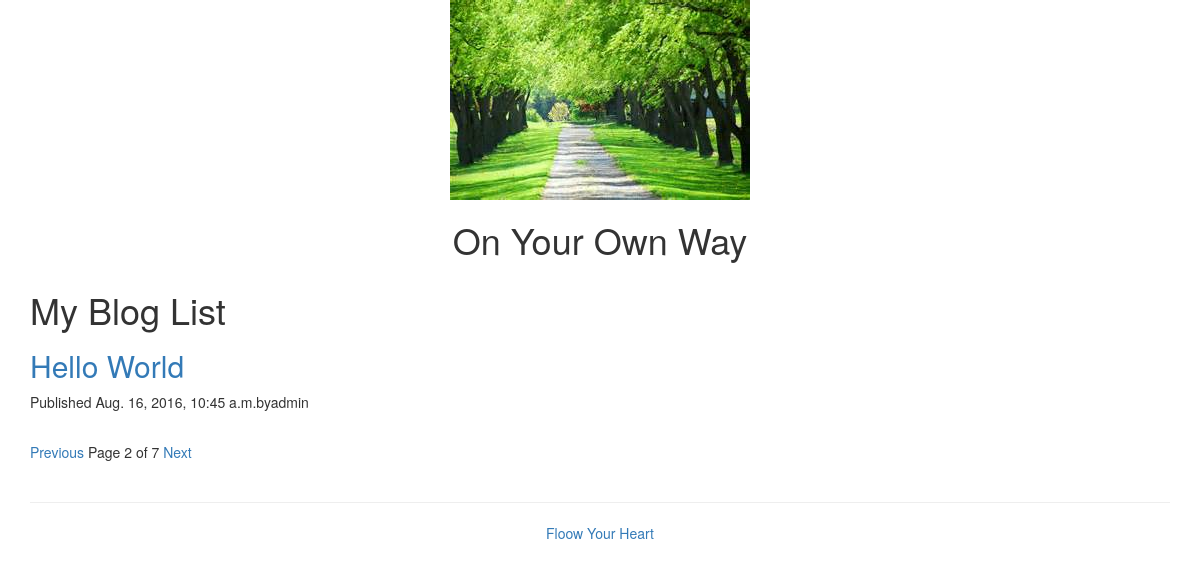
Screenshot of /blog/?page=2 with the database file from the repository.
### blog/models.py (models this page shows, shortened)
class Post(models.Model):
    STATUS_CHOICE = (("draft", "DRAFT"), ("published", "PUBLISHED"),)
    title = models.CharField(max_length=250)
    slug = models.SlugField(max_length=250, unique_for_date="published")
    author = models.ForeignKey(User, related_name="blog_posts")
    body = models.TextField()
    published = models.DateTimeField(default=timezone.now)
    created = models.DateTimeField(auto_now_add=True)
    updated = models.DateTimeField(auto_now=True)
    status = models.CharField(max_length=10, choices=STATUS_CHOICE, default="draft")
    def get_absolute_url(self):
        return reverse('blog:post_detail', args=[self.published.year, self.published.strftime('%m'), self.published.strftime('%d'), self.slug])
    class Mate:
        ordering = ("-published",)

### blog/views.py (the view)
def post_list(request):
    object_list = Post.objects.filter(status="published")
    paginator = Paginator(object_list, 1)
    page = request.GET.get('page')
    try:
        current_page = paginator.page(page)
        posts = current_page.object_list
    except PageNotAnInteger:
        current_page = paginator.page(1)
        posts = current_page.object_list
    except EmptyPage:
        current_page = paginator.page(paginator.num_pages)
        posts = current_page.object_list
    return render(request, 'blog/post/list.html', {'posts':posts, "page":current_page})

### blog/templates/blog/post/list.html (shortened to what this page needs)
{% extends "blog/base.html" %}
{% block content %}
<h1>My Blog List</h1>
  {% for post in posts %}
  <h2><a href="{{ post.get_absolute_url }}">{{ post.title }}</a></h2>
  <p>Published {{ post.published }}by{{ post.author }}</p>
  {% endfor %}
  {% include 'blog/post/pagination.html' %}
{% endblock %}

### rows the page displays
Post: title "Hello World", published "Aug. 16, 2016, 10:45 a.m.", author "admin"

### other values shown
{{ page.number }} "2"
{{ page.paginator.num_pages }} "7"
